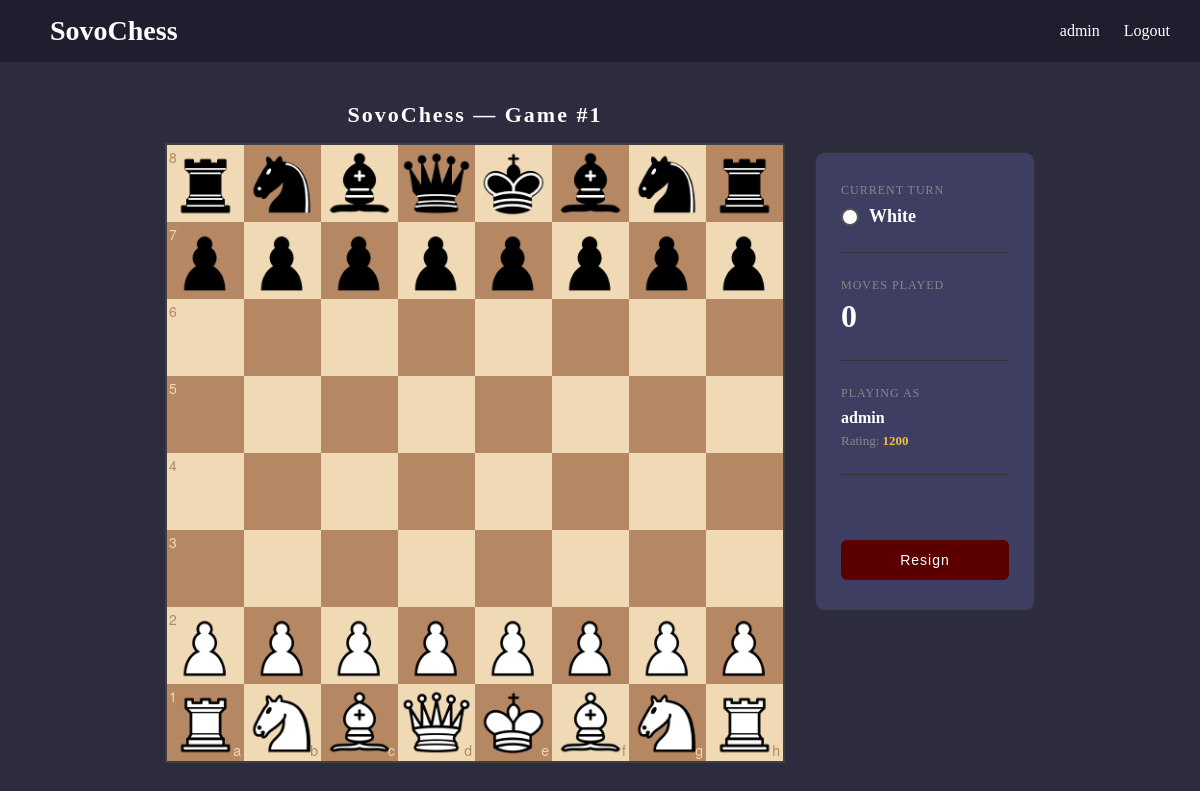
The page /game/1/ (signed in) on the database its author committed.
### chess/models.py (models this page shows, shortened)
class User(AbstractUser):
    current_rating = models.IntegerField(default=1200)

class Game(models.Model):
    white_player = models.ForeignKey(User, on_delete=models.CASCADE, related_name='white_games')
    black_player = models.ForeignKey(User, on_delete=models.CASCADE, related_name='black_games')
    winner = models.ForeignKey(User, on_delete=models.SET_NULL, null=True, blank=True, related_name='won_games')
    opening_name = models.CharField(max_length=100, blank=True)
    date_played = models.DateTimeField(auto_now_add=True)
    move_history = models.TextField(blank=True)

### chess/views.py (the view)
# urls.py: path('game/<int:game_id>/', views.game_view, name='game'),
def game_view(request, game_id):
    game = Game.objects.get(id=game_id)
    return render(request, 'game.html', {'game': game})

### templates/game.html (shortened to what this page needs)
{% extends 'base.html' %}
{% load static %}
{% block content %}
<link rel="stylesheet" href="{% static 'css/chessboard-1.0.0.min.css' %}">
<div style="display: flex; justify-content: center; gap: 30px; align-items: flex-start; margin-top: 20px;">
    <div style="flex-shrink: 0;">
        <h2 style="color: #ffffff; margin-bottom: 15px; text-align: center; font-size: 22px; letter-spacing: 2px;">SovoChess — Game #{{ game.id }}</h2>
        <div id="board" style="width: 620px;"></div>
    </div>
    <div style="background-color: #3e3e62; border: 1px solid #333; padding: 30px 25px; border-radius: 10px; min-width: 220px; margin-top: 50px;">
        <div style="margin-bottom: 25px;">
            <p style="color: #888; font-size: 12px; text-transform: uppercase; letter-spacing: 1px; margin-bottom: 8px;">Current Turn</p>
            <div style="display: flex; align-items: center; gap: 10px;">
                <div id="turn-indicator" style="width: 18px; height: 18px; border-radius: 50%; background-color: white; border: 2px solid #555;"></div>
                <strong id="turn" style="color: #ffffff; font-size: 18px;">White</strong>
            </div>
        </div>
        <hr style="border: none; border-top: 1px solid #333; margin-bottom: 25px;">
        <div style="margin-bottom: 25px;">
            <p style="color: #888; font-size: 12px; text-transform: uppercase; letter-spacing: 1px; margin-bottom: 5px;">Moves Played</p>
            <strong id="move-count" style="color: #ffffff; font-size: 32px;">0</strong>
        </div>
        <hr style="border: none; border-top: 1px solid #333; margin-bottom: 25px;">
        <div style="margin-bottom: 25px;">
            <p style="color: #888; font-size: 12px; text-transform: uppercase; letter-spacing: 1px; margin-bottom: 8px;">Playing as</p>
            <strong style="color: #ffffff; font-size: 16px;">{{ request.user.username }}</strong>
            <p style="color: #888; margin-top: 6px; font-size: 13px;">Rating: <span style="color: #f0c040; font-weight: bold;">{{ request.user.current_rating }}</span></p>
        </div>
        <hr style="border: none; border-top: 1px solid #333; margin-bottom: 25px;">
        <div id="status" style="color: #ff1700; font-weight: bold; min-height: 20px; font-size: 14px;"></div>
        <button onclick="resignGame()" style="margin-top: 20px; width: 100%; padding: 12px; background-color: #5b0000; border: none; border-radius: 6px; color: white; cursor: pointer; font-size: 14px; letter-spacing: 1px;">
            Resign
        </button>
    </div>
</div>
{% endblock %}

### templates/base.html (shortened to what this page needs)
<!DOCTYPE html>
<html lang="en">
<head>
</head>
<body>
    <nav>
        <a href="{% url 'home' %}" class="nav-brand">SovoChess</a>
        <div>
            {% if user.is_authenticated %}
                <a href="#">{{ user.username }}</a>
                <a href="{% url 'logout' %}">Logout</a>
            {% else %}
                <a href="{% url 'login' %}">Login</a>
                <a href="{% url 'register' %}">Register</a>
            {% endif %}
        </div>
    </nav>
    <div class="container">
        {% block content %}
        {% endblock %}
    </div>
</body>
</html>

### templates/base.html (style rules this page uses)
* { margin: 0; padding: 0; box-sizing: border-box; }
body { background-color: #2c2c3e; color: #ffffff; }
nav { background-color: #1e1e2e; padding: 15px 30px; display: flex; justify-content: space-between; align-items: center; }
nav a { color: #ffffff; text-decoration: none; margin-left: 20px; font-size: 16px; }
.nav-brand { color: #ffffff; font-size: 28px; font-weight: bold; text-decoration: none; }
.container { max-width: 1200px; margin: 40px auto; padding: 0 20px; }

### rows shown on the page
User: username "admin", user.username "admin", user.current_rating "1200"
Game: id "1"
